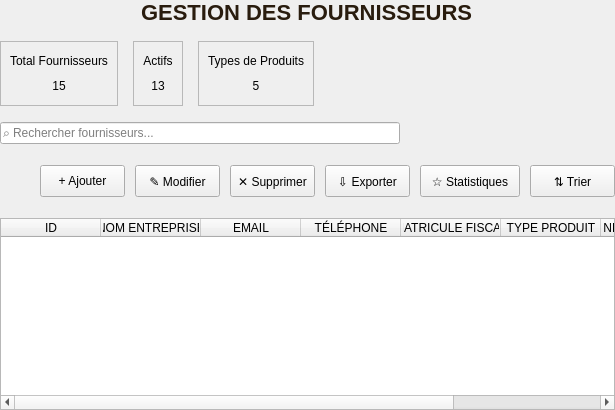
            <widget class="QWidget" name="suppliersPage">
             <layout class="QVBoxLayout" name="verticalLayout_15">
              <property name="spacing">
               <number>16</number>
              </property>
              <property name="leftMargin">
               <number>0</number>
              </property>
              <property name="topMargin">
               <number>0</number>
              </property>
              <property name="rightMargin">
               <number>0</number>
              </property>
              <property name="bottomMargin">
               <number>0</number>
              </property>
              <item alignment="Qt::AlignmentFlag::AlignHCenter">
               <widget class="QLabel" name="fournisseursTitle">
                <property name="styleSheet">
                 <string notr="true">color: #291C0E; font-family: 'Times New Roman', serif; font-size: 22px; font-weight: bold;</string>
                </property>
                <property name="text">
                 <string>GESTION DES FOURNISSEURS</string>
                </property>
               </widget>
              </item>
              <item>
               <widget class="QWidget" name="statsContainerFournisseurs" native="true">
                <property name="minimumSize">
                 <size>
                  <width>0</width>
                  <height>65</height>
                 </size>
                </property>
                <property name="maximumSize">
                 <size>
                  <width>16777215</width>
                  <height>65</height>
                 </size>
                </property>
                <layout class="QHBoxLayout" name="horizontalLayout_9">
                 <property name="spacing">
                  <number>15</number>
                 </property>
                 <property name="leftMargin">
                  <number>0</number>
                 </property>
                 <property name="topMargin">
                  <number>0</number>
                 </property>
                 <property name="rightMargin">
                  <number>0</number>
                 </property>
                 <property name="bottomMargin">
                  <number>0</number>
                 </property>
                 <item>
                  <widget class="QFrame" name="statsCardFournisseur1">
                   <property name="frameShape">
                    <enum>QFrame::Shape::StyledPanel</enum>
                   </property>
                   <layout class="QVBoxLayout" name="verticalLayout_16">
                    <property name="spacing">
                     <number>5</number>
                    </property>
                    <item>
                     <widget class="QLabel" name="statsLabelFournisseur1">
                      <property name="text">
                       <string>Total Fournisseurs</string>
                      </property>
                      <property name="alignment">
                       <set>Qt::AlignmentFlag::AlignCenter</set>
                      </property>
                     </widget>
                    </item>
                    <item>
                     <widget class="QLabel" name="statsValueFournisseur1">
                      <property name="text">
                       <string>15</string>
                      </property>
                      <property name="alignment">
                       <set>Qt::AlignmentFlag::AlignCenter</set>
                      </property>
                     </widget>
                    </item>
                   </layout>
                  </widget>
                 </item>
                 <item>
                  <widget class="QFrame" name="statsCardFournisseur2">
                   <property name="frameShape">
                    <enum>QFrame::Shape::StyledPanel</enum>
                   </property>
                   <layout class="QVBoxLayout" name="verticalLayout_17">
                    <property name="spacing">
                     <number>5</number>
                    </property>
                    <item>
                     <widget class="QLabel" name="statsLabelFournisseur2">
                      <property name="text">
                       <string>Actifs</string>
                      </property>
                      <property name="alignment">
                       <set>Qt::AlignmentFlag::AlignCenter</set>
                      </property>
                     </widget>
                    </item>
                    <item>
                     <widget class="QLabel" name="statsValueFournisseur2">
                      <property name="text">
                       <string>13</string>
                      </property>
                      <property name="alignment">
                       <set>Qt::AlignmentFlag::AlignCenter</set>
                      </property>
                     </widget>
                    </item>
                   </layout>
                  </widget>
                 </item>
                 <item>
                  <widget class="QFrame" name="statsCardFournisseur3">
                   <property name="frameShape">
                    <enum>QFrame::Shape::StyledPanel</enum>
                   </property>
                   <layout class="QVBoxLayout" name="verticalLayout_18">
                    <property name="spacing">
                     <number>5</number>
                    </property>
                    <item>
                     <widget class="QLabel" name="statsLabelFournisseur3">
                      <property name="text">
                       <string>Types de Produits</string>
                      </property>
                      <property name="alignment">
                       <set>Qt::AlignmentFlag::AlignCenter</set>
                      </property>
                     </widget>
                    </item>
                    <item>
                     <widget class="QLabel" name="statsValueFournisseur3">
                      <property name="text">
                       <string>5</string>
                      </property>
                      <property name="alignment">
                       <set>Qt::AlignmentFlag::AlignCenter</set>
                      </property>
                     </widget>
                    </item>
                   </layout>
                  </widget>
                 </item>
                 <item>
                  <spacer name="horizontalSpacer_7">
                   <property name="orientation">
                    <enum>Qt::Orientation::Horizontal</enum>
                   </property>
                   <property name="sizeHint" stdset="0">
                    <size>
                     <width>40</width>
                     <height>20</height>
                    </size>
                   </property>
                  </spacer>
                 </item>
                </layout>
               </widget>
              </item>
              <item>
               <widget class="QLineEdit" name="searchBoxFournisseur">
                <property name="minimumSize">
                 <size>
                  <width>400</width>
                  <height>0</height>
                 </size>
                </property>
                <property name="maximumSize">
                 <size>
                  <width>400</width>
                  <height>16777215</height>
                 </size>
                </property>
                <property name="placeholderText">
                 <string>⌕ Rechercher fournisseurs...</string>
                </property>
               </widget>
              </item>
              <item>
               <widget class="QWidget" name="fournisseurButtonsWidget" native="true">
                <property name="minimumSize">
                 <size>
                  <width>0</width>
                  <height>42</height>
                 </size>
                </property>
                <property name="maximumSize">
                 <size>
                  <width>16777215</width>
                  <height>42</height>
                 </size>
                </property>
                <layout class="QHBoxLayout" name="horizontalLayout_10">
                 <property name="spacing">
                  <number>10</number>
                 </property>
                 <property name="leftMargin">
                  <number>0</number>
                 </property>
                 <property name="topMargin">
                  <number>0</number>
                 </property>
                 <property name="rightMargin">
                  <number>0</number>
                 </property>
                 <property name="bottomMargin">
                  <number>0</number>
                 </property>
                 <item>
                  <spacer name="horizontalSpacer_8">
                   <property name="orientation">
                    <enum>Qt::Orientation::Horizontal</enum>
                   </property>
                   <property name="sizeHint" stdset="0">
                    <size>
                     <width>40</width>
                     <height>20</height>
                    </size>
                   </property>
                  </spacer>
                 </item>
                 <item>
                  <widget class="QPushButton" name="btnAddFournisseur">
                   <property name="minimumSize">
                    <size>
                     <width>85</width>
                     <height>32</height>
                    </size>
                   </property>
                   <property name="text">
                    <string>+ Ajouter</string>
                   </property>
                  </widget>
                 </item>
                 <item>
                  <widget class="QPushButton" name="btnEditFournisseur">
                   <property name="minimumSize">
                    <size>
                     <width>85</width>
                     <height>32</height>
                    </size>
                   </property>
                   <property name="text">
                    <string>✎ Modifier</string>
                   </property>
                  </widget>
                 </item>
                 <item>
                  <widget class="QPushButton" name="btnDeleteFournisseur">
                   <property name="minimumSize">
                    <size>
                     <width>85</width>
                     <height>32</height>
                    </size>
                   </property>
                   <property name="text">
                    <string>✕ Supprimer</string>
                   </property>
                  </widget>
                 </item>
                 <item>
                  <widget class="QPushButton" name="btnExportFournisseur">
                   <property name="minimumSize">
                    <size>
                     <width>85</width>
                     <height>32</height>
                    </size>
                   </property>
                   <property name="text">
                    <string>⇩ Exporter</string>
                   </property>
                  </widget>
                 </item>
                 <item>
                  <widget class="QPushButton" name="btnStatsFournisseur">
                   <property name="minimumSize">
                    <size>
                     <width>100</width>
                     <height>32</height>
                    </size>
                   </property>
                   <property name="text">
                    <string>☆ Statistiques</string>
                   </property>
                  </widget>
                 </item>
                 <item>
                  <widget class="QPushButton" name="btnTriFournisseur">
                   <property name="minimumSize">
                    <size>
                     <width>85</width>
                     <height>32</height>
                    </size>
                   </property>
                   <property name="text">
                    <string>⇅ Trier</string>
                   </property>
                  </widget>
                 </item>
                </layout>
               </widget>
              </item>
              <item>
               <widget class="QTableWidget" name="fournisseurTable">
                <property name="enabled">
                 <bool>true</bool>
                </property>
                <property name="editTriggers">
                 <set>QAbstractItemView::EditTrigger::NoEditTriggers</set>
                </property>
                <property name="alternatingRowColors">
                 <bool>true</bool>
                </property>
                <property name="selectionBehavior">
                 <enum>QAbstractItemView::SelectionBehavior::SelectRows</enum>
                </property>
                <property name="showGrid">
                 <bool>true</bool>
                </property>
                <property name="sortingEnabled">
                 <bool>true</bool>
                </property>
                <attribute name="horizontalHeaderStretchLastSection">
                 <bool>true</bool>
                </attribute>
                <column>
                 <property name="text">
                  <string>ID</string>
                 </property>
                </column>
                <column>
                 <property name="text">
                  <string>NOM ENTREPRISE</string>
                 </property>
                </column>
                <column>
                 <property name="text">
                  <string>EMAIL</string>
                 </property>
                </column>
                <column>
                 <property name="text">
                  <string>TÉLÉPHONE</string>
                 </property>
                </column>
                <column>
                 <property name="text">
                  <string>MATRICULE FISCAL</string>
                 </property>
                </column>
                <column>
                 <property name="text">
                  <string>TYPE PRODUIT</string>
                 </property>
                </column>
                <column>
                 <property name="text">
                  <string>CONDITION PAIEMENT</string>
                 </property>
                </column>
                <column>
                 <property name="text">
                  <string>STATUT</string>
                 </property>
                </column>
               </widget>
              </item>
             </layout>
            </widget>
